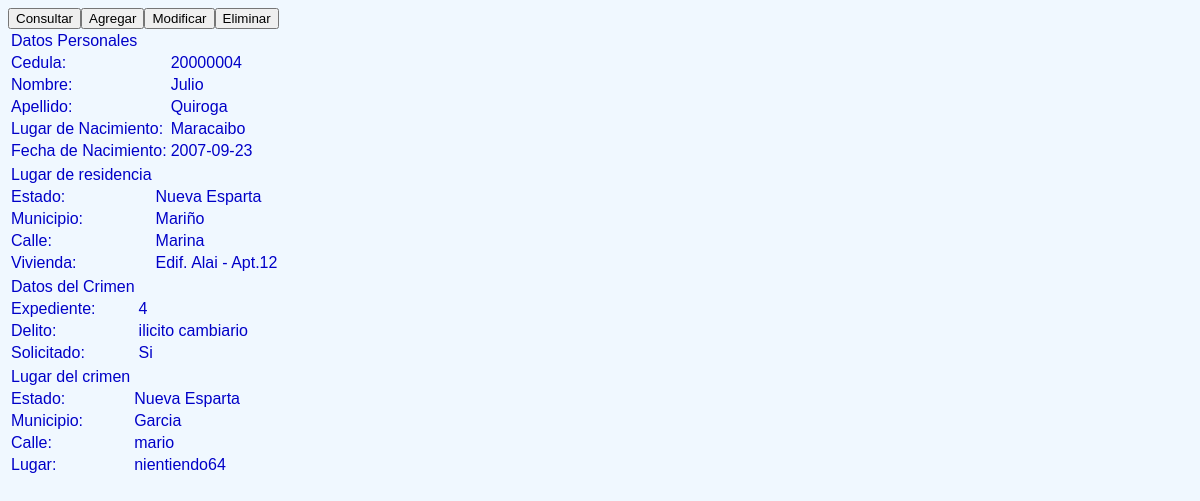
The app's page /result_consulta.php?cedula=20000004 with its own data.
### tables this page shows
CREATE TABLE Ciudadanos(
	cedula INT UNSIGNED NOT NULL,
	nombre VARCHAR(64) NOT NULL,
	apellido VARCHAR(64) NOT NULL,
	l_nacimiento VARCHAR(64) NOT NULL,
	f_nacimiento DATE NOT NULL,
	PRIMARY KEY(cedula)
);

CREATE TABLE Ubicacion_Ciudadanos(
	id_uc INT UNSIGNED NOT NULL AUTO_INCREMENT,
	cedula_uc INT UNSIGNED NOT NULL,
	estado_uc VARCHAR(64) NOT NULL,
	municipio_uc VARCHAR(64) NOT NULL,
	calle_uc VARCHAR(64) NOT NULL,
	vivienda_uc VARCHAR (64) NOT NULL,
	PRIMARY KEY (id_uc),
	INDEX UC_FK1(cedula_uc),
	FOREIGN KEY(cedula_uc)
		REFERENCES Ciudadanos(cedula)
);

CREATE TABLE Crimenes(
	expediente INT UNSIGNED NOT NULL,
    delito VARCHAR(64) NOT NULL,
    solicitado BOOL NOT NULL,
    cedula_c INT UNSIGNED NOT NULL,
    PRIMARY KEY (expediente),
    INDEX C_FK1(cedula_c),
    FOREIGN KEY (cedula_c)
		REFERENCES Ciudadanos(cedula)
);

CREATE TABLE Lugar_Crimenes(
	id_lc INT UNSIGNED NOT NULL AUTO_INCREMENT,
    estado_lc VARCHAR(64) NOT NULL,
    municipio_lc VARCHAR(64) NOT NULL,
    calle_lc VARCHAR(64) NOT NULL,
    lugar_lc VARCHAR(64) NOT NULL,
    expediente_lc INT UNSIGNED NOT NULL,
    PRIMARY KEY(id_lc),
    INDEX LC_FK1(expediente_lc),
    FOREIGN KEY (expediente_lc)
		REFERENCES Crimenes(expediente)
);

### result_consulta.php (the view, shortened to what this page needs)
<!DOCTYPE html>
<html>
  <head>
    <link rel="stylesheet" type="text/css" href="estilo.css" media="screen" />
  </head>
  <body>
    <nav name="barra" id="id_barra">
      <table>
            <form action="form_consulta.php">
              <input name="boton" id="id_boton" value="Consultar" type="submit"/>
            </form>
            <form action="form_agregar.php">
              <input name="boton" id="id_boton" value="Agregar" type="submit"/>
            </form>
            <form action="form_modificar.php">
              <input name="boton" id="id_boton" value="Modificar" type="submit"/>
            </form>
            <form action="form_eliminar.php">
              <input name="boton" id="id_boton" value="Eliminar" type="submit"/>
            </form>
      </table>
    </nav>
    <article name="contenido" id="id_contenido">
    <?php
    $cedula=$_GET["cedula"];
    include("conexionBD.php");
    $consulta="SELECT * FROM Ciudadanos WHERE cedula='$cedula'";
    $resultado=mysqli_query($conexion, $consulta);
    if($fila=mysqli_fetch_array($resultado, MYSQLI_ASSOC)){
      $consulta="SELECT * FROM Ciudadanos WHERE cedula='$cedula'";
      $resultado=mysqli_query($conexion, $consulta);
      mysqli_set_charset($conexion, "utf8");
      echo ("<table>");
      echo("<tr><td>Datos Personales</td></tr>");
      while($fila=mysqli_fetch_array($resultado, MYSQLI_ASSOC)){
        echo ("<tr><td>Cedula: </td><td>$fila[cedula]</td></tr>");
        echo ("<tr><td>Nombre: </td><td>$fila[nombre]</td></tr>");
        echo ("<tr><td>Apellido: </td><td>$fila[apellido]</td></tr>");
        echo ("<tr><td>Lugar de Nacimiento: </td><td>$fila[l_nacimiento]</td></tr>");
        echo ("<tr><td>Fecha de Nacimiento: </td><td>$fila[f_nacimiento]</td></tr>");
      }
      echo("</table>");
            $consulta="SELECT * FROM Ubicacion_Ciudadanos WHERE cedula_uc='$cedula'";
            $resultado=mysqli_query($conexion, $consulta);
            echo("<table>");
            echo("<tr><td>Lugar de residencia</td></tr>");
            while($fila=mysqli_fetch_array($resultado, MYSQLI_ASSOC)){
              echo ("<tr><td>Estado: </td><td>$fila[estado_uc]</td></tr>");
              echo ("<tr><td>Municipio: </td><td>$fila[municipio_uc]</td></tr>");
              echo ("<tr><td>Calle: </td><td>$fila[calle_uc]</td></tr>");
              echo ("<tr><td>Vivienda: </td><td>$fila[vivienda_uc]</td></tr>");
              }
            echo("</table>");
      $consulta="SELECT * FROM Crimenes WHERE cedula_c='$cedula'";
      $resultado=mysqli_query($conexion, $consulta);
      echo("<table>");
      echo("<tr><td>Datos del Crimen</td></tr>");
      while($fila=mysqli_fetch_array($resultado, MYSQLI_ASSOC)){
        echo ("<tr><td>Expediente: </td><td>$fila[expediente]</td></tr>");
        echo ("<tr><td>Delito: </td><td>$fila[delito]</td></tr>");
        if($fila["solicitado"]==0){
          $fila["solicitado"]="No";
        }
        else{
          $fila["solicitado"]="Si";
        }
        echo ("<tr><td>Solicitado: </td><td>$fila[solicitado]</td></tr>");
        }
      echo("</table>");
      $consulta="SELECT * FROM Lugar_Crimenes, Crimenes WHERE expediente_lc=expediente AND cedula_c=$cedula";
      $resultado=mysqli_query($conexion, $consulta);
      echo("<table>");
      echo("<tr><td>Lugar del crimen</td></tr>");
      while($fila=mysqli_fetch_array($resultado, MYSQLI_ASSOC)){
        echo ("<tr><td>Estado: </td><td>$fila[estado_lc]</td></tr>");
        echo ("<tr><td>Municipio: </td><td>$fila[municipio_lc]</td></tr>");
        echo ("<tr><td>Calle: </td><td>$fila[calle_lc]</td></tr>");
        echo ("<tr><td>Lugar: </td><td>$fila[lugar_lc]</td></tr>");
      }
      echo("</table>");
    }
    else{
      echo("<p>El ciudadano no ha cometido delitos anteriormente</p>");
    }
    ?>
  </article>
  </body>
</html>

### estilo.css (style rules this page uses)
body { background-color: #f0f8ff; font-family: Helvetica, sans-serif; }
table { border-color:#37526f; }
td { font-style: bold; color: #0000c8; }

### records on screen
ciudadanos: cedula "20000004", nombre "Julio", apellido "Quiroga", l_nacimiento "Maracaibo", f_nacimiento "2007-09-23"
ubicacion_ciudadanos: estado_uc "Nueva Esparta", municipio_uc "Mariño", calle_uc "Marina", vivienda_uc "Edif. Alai - Apt.12"
crimenes: expediente "4", delito "ilicito cambiario", fila "Si"
lugar_crimenes: estado_lc "Nueva Esparta", municipio_lc "Garcia", calle_lc "mario", lugar_lc "nientiendo64"
